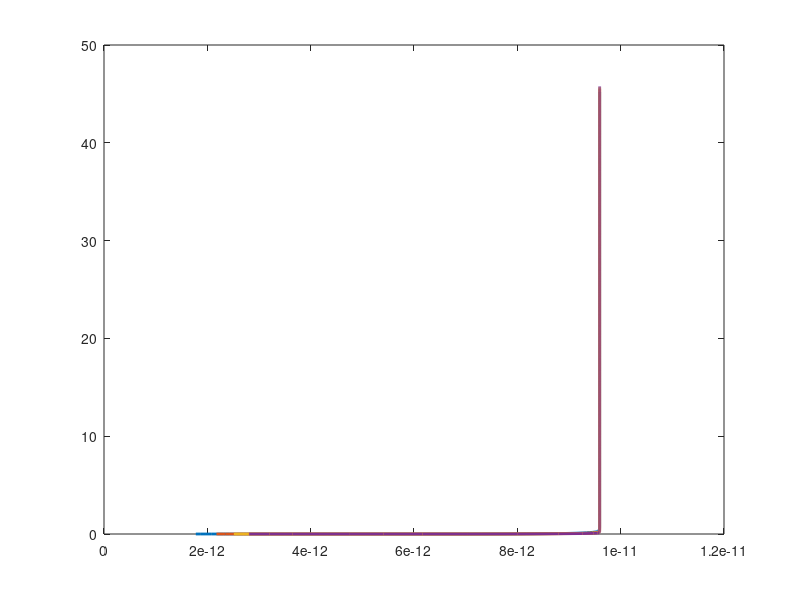

MATLAB code for this plot:
% Parameter initialization 
clear
t = 0:0.5:920;                       % s
koff = 1.5;                     % 1/s
kon = 0.16;                     % 1/um2s
cl = [90];                       % # molecules / um2
D = 2;                          % um2/s  
b = (8./1000);                    % reaction zone in um 
a = (8./1000)./13
scale= (1).*1e-9;               % Barrier
Temp = 1.381e-23.*307.15;       % Temperatue  kelvin
kappa = [ 20 30 40 50].*1e-20;                  % Bending modulus
sigmai = 2e-7;                   % Membrane tension
R_ini  = 10.*1e-6; %+ (15e-6-5e-6).*rand(1,100);
r0_ini  = sqrt(kappa./(2.*sigmai));
Lc = (((Temp)./(4.*pi.*kappa)).*((R_ini.^2)./r0_ini)).*1e6;
np = 1;
pos = 0;
V= 0 ;
koofre=0;
Vt=0;
post=0;
posmt = 0;
Vmt = [3 ]./60;
%%
%Calculations
% figure(1) ;
count=0;
for j =1:length(kappa)
    count = count+1;
    V=0;
    pos=0;posmt=0;
    counti=0;
for i=2:length (t)
    counti=counti+1;
betat = 1.0/Temp;
beta_ini = ((4.*pi.*kappa(j)).*betat).*(r0_ini(1)./( R_ini(1).^2));          
sigma = sigmai.*exp (beta_ini.*(pos(end).*1e-6)); 
F0(i)=(2.*pi.*sqrt(2.*kappa(j).*sigma));%+2.*pi*1.63e9*16e-18*(V(i).*1e-6)*(log(R_ini/r0_ini )); 
koofre = koff.*exp(((F0(i).*scale.*betat)./np(1))); 
%%
%Equation
V(i) = b.*((kon.*cl(1))-koofre);
 posmt (i)= posmt (i-1)+Vmt(1).*0.5;
pos (i) = pos (i-1)+V(i).*0.5;
if pos (i)>posmt(i)
    pos (i)=posmt(i);
end
orderp(i) =(posmt(i)-pos(i));%./posmt(i); 
% if pos (i)<=0
%     pos (i)=0;
% end

end
% orderp =(posmt-V)./posmt; 
%  subplot (1,2,1)
Fn=(F0);
  plot1=plot (Fn(2:end),(orderp(2:end)),'LineWidth',2);hold on;
%   subplot(1,2,2)
%   plot (t(2:end),pos(2:end));hold on;

 Vt (1:length(orderp),count)=orderp;
 post (1:length(pos),count)=pos;
 drawnow;
   %  ylim([-4 0.5])
%    xlim([0 20])
end
%% 
% for k = 1:size (Vt,2)
%    if Vt(2,k)>0
%        Is = Vt (2:end,k);
%      stgsv = [max(Is), 20, 3, min(Is)];
%     [estimates,eval] = fit_survival(t(2:end)', Is, stgsv);% MT reference
%     figure(1);plot(t(2:end),Is,'b-o',t(2:end),eval,'r-');hold on
% xlim([0 100])
% ylim([0 0.2])
%     
%     reftipr= estimates(2);
%     factor=abs(t-reftipr);
%     [col,ix(k)]=min (factor);
%    else
%        ix(k)=NaN;
%    end
%     
% end




%%
% set(plot1(1),'Color',[0 0.447058826684952 0.74117648601532]);
% set(plot1(2),'Color',[1 0 0]);
% set(plot1(3),'Color',[0 0.498039215803146 0]);




%plotting 
% meanv=mean (Vt,2);
% stdv = std (Vt,[],2)
%  %errorbar(Exp1(:,1),Exp1(:,2),Exp1(:,3),'o');hold on
%   errorbar(t(2:end),meanv(2:end),stdv(2:end));
 % plot(t(2:end),meanv(2:end));
%errorbar(Exp200(:,1),Exp200(:,2),Exp200(:,3),'o');
% xlim([0 60])
% ylim([0 0.2])

% A = b*kon;
% B = b*koff;
%  f = @ (cl,y) b*((kon*cl)-(koff.*exp(y)));
% % x0 = [500,1]; 
% % [xmin, fval] = fminsearch(@(x)f(x(1),x(2)), x0)
% %x = linspace(1,10,20);
% y = linspace(0,4,length(cl));
%  figure (2)
%  [CL,Y] = meshgrid(cl,y);
%  surf(CL,Y,f(CL,Y), 'EdgeColor','none', 'FaceAlpha',0.5)
% hold on
% plot3(xmin(1),xmin(2), f(xmin(1),xmin(2)), 'gp', 'MarkerSize', 10, 'MarkerFaceColor','g')
% hold off
% xlabel('X')
% ylabel('Y')

